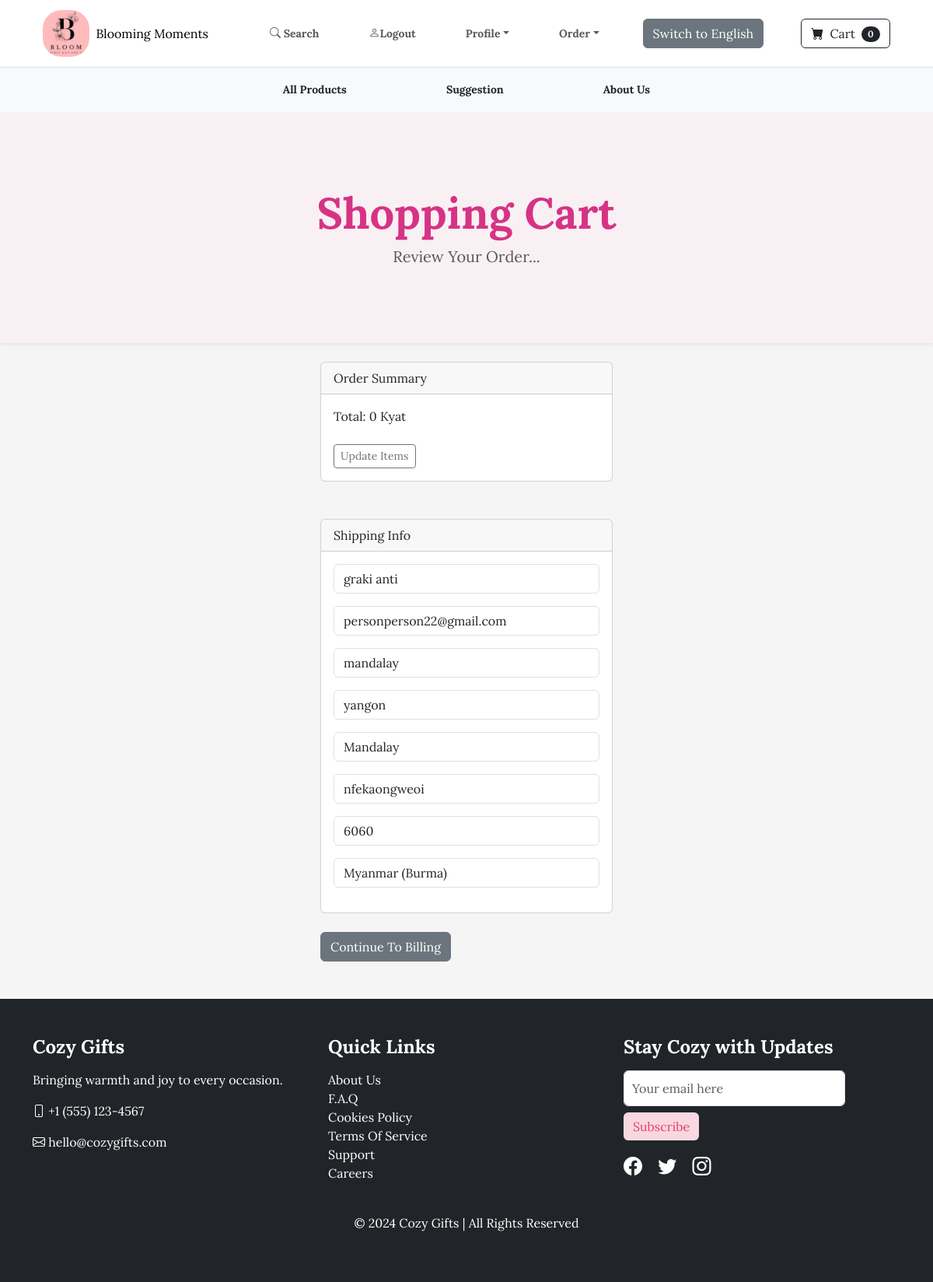
The app's page /payment/checkout (signed in) with its own data.
### payment/models.py (models this page shows, shortened)
class ShippingAddress(models.Model):
  user = models.ForeignKey(User, on_delete=models.CASCADE,null  =True, blank=True)
  shipping_full_name = models.CharField(max_length=255)
  shipping_email = models.CharField(max_length=255)
  shipping_address1 = models.CharField(max_length=255)
  shipping_address2 = models.CharField(max_length=255,null=True,blank=True)
  shipping_city = models.CharField(max_length=255)
  shipping_state = models.CharField(max_length=255,null = True,blank=True)
  shipping_zipcode = models.CharField(max_length=255,null=True,blank=True)
  shipping_country = models.CharField(max_length=255)
  class Meta:
    verbose_name_plural = "Shipping Address"

### payment/views.py (the view)
# urls.py: path('checkout',views.checkout,name="checkout"),
def checkout(request):
  cart = Cart(request)
  cart_products = cart.get_prods
  quantities = cart.get_quants
  totals = cart.cart_total()
  if request.user.is_authenticated:
    shipping_user = ShippingAddress.objects.get(user__id=request.user.id)
    shipping_form = ShippingForm(request.POST or None,instance=shipping_user)
    return render(request,"payment/checkout.html",{"cart_products":cart_products,"quantities":quantities,"totals":totals,"shipping_form":shipping_form})
  else:
    shipping_form = ShippingForm(request.POST or None)
    return render(request,"payment/checkout.html",{"cart_products":cart_products,"quantities":quantities,"totals":totals,"shipping_form":shipping_form})

### cart/cart.py (called while the page is built, shortened)
  def cart_total(self):
    product_ids = self.cart.keys()
    products = Product.objects.filter(id__in=product_ids)
    quantities = self.cart
    total = 0
    return total

  def __len__(self):
    return len(self.cart)

  def get_prods(self):
    product_ids =self.cart.keys()
    products = Product.objects.filter(id__in=product_ids)
    return products

### cart/context_processors.py (called while the page is built)
def cart(request):
  return {'cart':Cart(request)}

### payment/templates/payment/checkout.html (shortened to what this page needs)
{% extends 'base.html' %}
{% block content %}
<header class="py-5" style="background-color: #f9f0f4; color: #000;">
    <div class="container px-4 px-lg-5 my-5">
        <div class="text-center">
            <h1 class="display-4 fw-bolder" style="color: #d63384;">Shopping Cart</h1>
            <p class="lead fw-normal text-muted mb-0">Review Your Order...</p>
        </div>
    </div>
</header>
<br>
<div class="container" style="max-width: 800px; margin: 0 auto;">
    <div class="row">
      <div class="col-md-6 offset-md-3">
        <div class="card">
          <div class="card-header">
            Order Summary
          </div>
          <div class="card-body">
            Total: {{ totals }} Kyat
            <br><br>
            <a href="{% url 'cart_summary' %}" class="btn btn-sm btn-outline-secondary">Update Items</a>
          </div>
        </div>
        <br><br>
        <div class="card">
          <div class="card-header">
            Shipping Info
          </div>
          <div class="card-body">
      {% if user.is_authenticated %}
            <form method="POST" action="{% url 'billing_info' %}">
              {{ shipping_form.as_p }}
          </div>
        </div>
<br>
        <button type="submit" class="btn btn-secondary">
          Continue To Billing
      {% else %}
        <a href="{% url 'register' %}" class="text-decoration-none btn btn-sm btn-warning"><b>You need to signup or login first</b></a>
        <br>
      {% endif %}
      </div>
    </div>
    <br>
</div>
<br>
{% endblock %}

### static/css/styles.css (style rules this page uses)
body { font-family: 'Lora', serif; background-color: whitesmoke; margin: 0; padding: 0; }
h1, h2, h3 { font-weight: 700; }
a { text-decoration: none; }
.container { max-width: 1140px; }
header { background-color: rgba(57, 125, 198, 0.1); color: white; padding: 20px 0; box-shadow: 0px 1px 5px rgba(0, 0, 0, 0.1); }

### records on screen
ShippingAddress: shipping_full_name "graki anti", shipping_email "personperson22@gmail.com", shipping_address1 "mandalay", shipping_address2 "yangon", shipping_city "Mandalay", shipping_state "nfekaongweoi", shipping_zipcode "6060", shipping_country "Myanmar (Burma)"

### other values on screen
{{ cart|length }} "0"
{{ totals }} "0"
